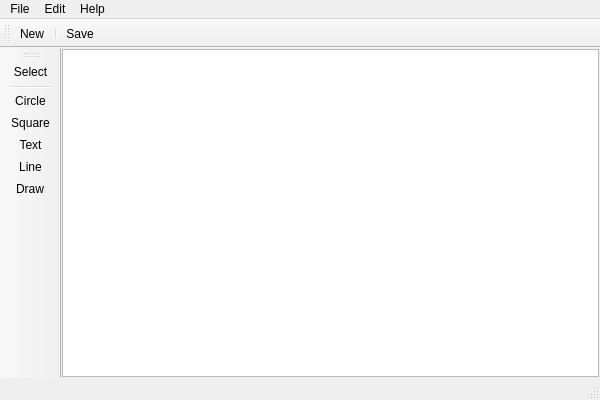
<?xml version="1.0" encoding="UTF-8"?>
<ui version="4.0">
 <class>MainWindow</class>
 <widget class="QMainWindow" name="MainWindow">
  <property name="geometry">
   <rect>
    <x>0</x>
    <y>0</y>
    <width>600</width>
    <height>400</height>
   </rect>
  </property>
  <widget class="QWidget" name="centralWidget">
   <layout class="QVBoxLayout" name="verticalLayout">
    <property name="leftMargin">
     <number>1</number>
    </property>
    <property name="topMargin">
     <number>1</number>
    </property>
    <property name="rightMargin">
     <number>1</number>
    </property>
    <property name="bottomMargin">
     <number>1</number>
    </property>
    <item>
     <widget class="QGraphicsView" name="graphicsView">
      <property name="dragMode">
       <enum>QGraphicsView::RubberBandDrag</enum>
      </property>
     </widget>
    </item>
   </layout>
  </widget>
  <widget class="QMenuBar" name="menuBar">
   <property name="geometry">
    <rect>
     <x>0</x>
     <y>0</y>
     <width>600</width>
     <height>20</height>
    </rect>
   </property>
   <widget class="QMenu" name="menuFile">
    <property name="title">
     <string>File</string>
    </property>
    <addaction name="actionNew"/>
    <addaction name="separator"/>
    <addaction name="actionOpen"/>
    <addaction name="separator"/>
    <addaction name="actionSave"/>
    <addaction name="separator"/>
    <addaction name="actionExit"/>
   </widget>
   <widget class="QMenu" name="menuEdit">
    <property name="title">
     <string>Edit</string>
    </property>
    <addaction name="separator"/>
    <addaction name="actionCut"/>
    <addaction name="actionCopy"/>
    <addaction name="actionPaste"/>
    <addaction name="separator"/>
    <addaction name="actionTrazer_para_frente"/>
    <addaction name="actionEnviar_para_tr_s"/>
   </widget>
   <widget class="QMenu" name="menuHelp">
    <property name="title">
     <string>Help</string>
    </property>
    <addaction name="actionAbout_Qt"/>
   </widget>
   <addaction name="menuFile"/>
   <addaction name="menuEdit"/>
   <addaction name="menuHelp"/>
  </widget>
  <widget class="QToolBar" name="mainToolBar">
   <attribute name="toolBarArea">
    <enum>TopToolBarArea</enum>
   </attribute>
   <attribute name="toolBarBreak">
    <bool>false</bool>
   </attribute>
   <addaction name="actionNew"/>
   <addaction name="separator"/>
   <addaction name="actionSave"/>
  </widget>
  <widget class="QStatusBar" name="statusBar"/>
  <widget class="QToolBar" name="toolBar">
   <property name="windowTitle">
    <string>Tools</string>
   </property>
   <attribute name="toolBarArea">
    <enum>LeftToolBarArea</enum>
   </attribute>
   <attribute name="toolBarBreak">
    <bool>false</bool>
   </attribute>
   <addaction name="actionSelect"/>
   <addaction name="separator"/>
   <addaction name="actionCirc"/>
   <addaction name="actionSquare"/>
   <addaction name="actionText"/>
   <addaction name="actionLine"/>
   <addaction name="actionDraw"/>
  </widget>
  <action name="actionNew">
   <property name="icon">
    <iconset resource="micropaint_icones.qrc">
     <normaloff>:/tool/btns/document-new.png</normaloff>:/tool/btns/document-new.png</iconset>
   </property>
   <property name="text">
    <string>New</string>
   </property>
  </action>
  <action name="actionSave">
   <property name="icon">
    <iconset resource="micropaint_icones.qrc">
     <normaloff>:/tool/btns/document-save.png</normaloff>:/tool/btns/document-save.png</iconset>
   </property>
   <property name="text">
    <string>Save</string>
   </property>
  </action>
  <action name="actionExit">
   <property name="icon">
    <iconset resource="micropaint_icones.qrc">
     <normaloff>:/tool/btns/system-shutdown.png</normaloff>:/tool/btns/system-shutdown.png</iconset>
   </property>
   <property name="text">
    <string>Exit</string>
   </property>
  </action>
  <action name="actionCut">
   <property name="icon">
    <iconset resource="micropaint_icones.qrc">
     <normaloff>:/tool/btns/edit-cut.png</normaloff>:/tool/btns/edit-cut.png</iconset>
   </property>
   <property name="text">
    <string>Cut</string>
   </property>
  </action>
  <action name="actionCopy">
   <property name="icon">
    <iconset resource="micropaint_icones.qrc">
     <normaloff>:/tool/btns/edit-copy.png</normaloff>:/tool/btns/edit-copy.png</iconset>
   </property>
   <property name="text">
    <string>Copy</string>
   </property>
  </action>
  <action name="actionPaste">
   <property name="icon">
    <iconset resource="micropaint_icones.qrc">
     <normaloff>:/tool/btns/edit-paste.png</normaloff>:/tool/btns/edit-paste.png</iconset>
   </property>
   <property name="text">
    <string>Paste</string>
   </property>
  </action>
  <action name="actionOpen">
   <property name="icon">
    <iconset resource="micropaint_icones.qrc">
     <normaloff>:/tool/btns/document-open.png</normaloff>:/tool/btns/document-open.png</iconset>
   </property>
   <property name="text">
    <string>Open</string>
   </property>
  </action>
  <action name="actionSelect">
   <property name="icon">
    <iconset resource="micropaint_icones.qrc">
     <normaloff>:/tool/btns/edit-select.png</normaloff>:/tool/btns/edit-select.png</iconset>
   </property>
   <property name="text">
    <string>Select</string>
   </property>
  </action>
  <action name="actionCirc">
   <property name="icon">
    <iconset resource="micropaint_icones.qrc">
     <normaloff>:/tool/btns/draw-ellipse.png</normaloff>:/tool/btns/draw-ellipse.png</iconset>
   </property>
   <property name="text">
    <string>Circle</string>
   </property>
  </action>
  <action name="actionText">
   <property name="icon">
    <iconset resource="micropaint_icones.qrc">
     <normaloff>:/tool/btns/draw-text.png</normaloff>:/tool/btns/draw-text.png</iconset>
   </property>
   <property name="text">
    <string>Text</string>
   </property>
   <property name="toolTip">
    <string>Text</string>
   </property>
  </action>
  <action name="actionSquare">
   <property name="icon">
    <iconset resource="micropaint_icones.qrc">
     <normaloff>:/tool/btns/draw-rectangle.png</normaloff>:/tool/btns/draw-rectangle.png</iconset>
   </property>
   <property name="text">
    <string>Square</string>
   </property>
  </action>
  <action name="actionAbout_Qt">
   <property name="icon">
    <iconset resource="micropaint_icones.qrc">
     <normaloff>:/tool/btns/help-about.png</normaloff>:/tool/btns/help-about.png</iconset>
   </property>
   <property name="text">
    <string>About Qt</string>
   </property>
  </action>
  <action name="actionLine">
   <property name="icon">
    <iconset resource="micropaint_icones.qrc">
     <normaloff>:/tool/btns/layer_shape_line.png</normaloff>:/tool/btns/layer_shape_line.png</iconset>
   </property>
   <property name="text">
    <string>Line</string>
   </property>
  </action>
  <action name="actionDraw">
   <property name="icon">
    <iconset resource="micropaint_icones.qrc">
     <normaloff>:/tool/btns/draw-freehand.png</normaloff>:/tool/btns/draw-freehand.png</iconset>
   </property>
   <property name="text">
    <string>Draw</string>
   </property>
  </action>
  <action name="actionLinha">
   <property name="text">
    <string>Linha/Texto</string>
   </property>
  </action>
  <action name="actionPreenchimento">
   <property name="text">
    <string>Preenchimento</string>
   </property>
  </action>
  <action name="actionTrazer_para_frente">
   <property name="text">
    <string>Trazer para frente</string>
   </property>
  </action>
  <action name="actionEnviar_para_tr_s">
   <property name="text">
    <string>Enviar para trás</string>
   </property>
   <property name="toolTip">
    <string>Enviar para trás</string>
   </property>
  </action>
 </widget>
 <layoutdefault spacing="6" margin="11"/>
 <resources>
  <include location="micropaint_icones.qrc"/>
 </resources>
 <connections/>
</ui>
